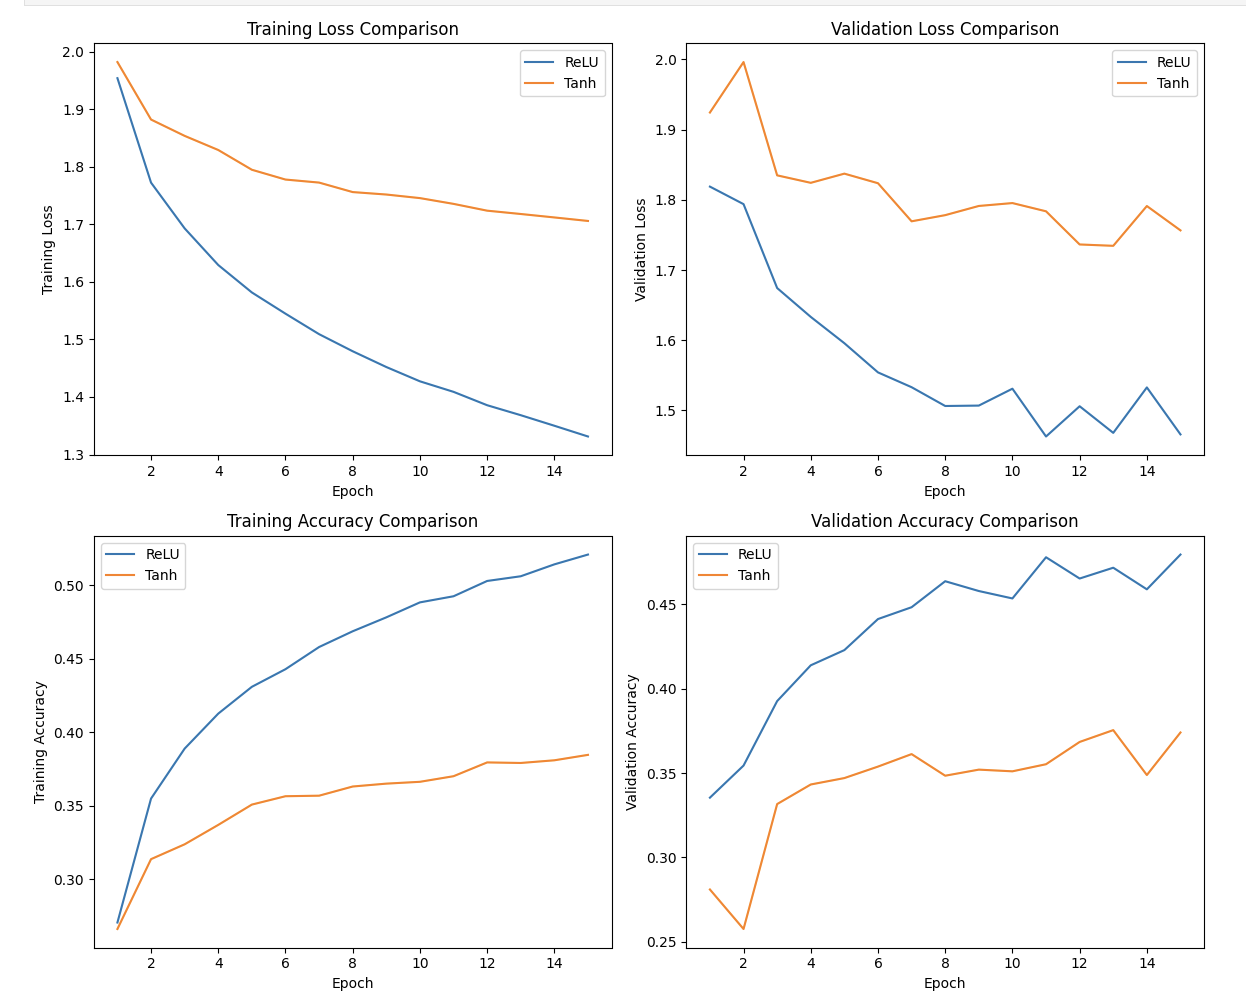

Write the Python code that produced this figure.
# TanH Network
import torch.nn as nn

# New network: same depth/width, but with Tanh activations
class DeepMLP_Tanh(nn.Module):
    def __init__(self, input_dim=3072, hidden_dim=128, output_dim=10):
        super().__init__()
        self.network = nn.Sequential(
            nn.Linear(input_dim, hidden_dim),
            nn.Tanh(),
            nn.Linear(hidden_dim, hidden_dim),
            nn.Tanh(),
            nn.Linear(hidden_dim, hidden_dim),
            nn.Tanh(),
            nn.Linear(hidden_dim, hidden_dim),
            nn.Tanh(),
            nn.Linear(hidden_dim, hidden_dim),
            nn.Tanh(),
            nn.Linear(hidden_dim, output_dim)
        )

    def forward(self, x):
        return self.network(x)
    
    
# Instantiate the model
tanh_deep_mlp = DeepMLP_Tanh()
print(tanh_deep_mlp)

# Instantiate and train Tanh-based model
tanh_train_losses, tanh_val_losses, tanh_train_accuracies, tanh_val_accuracies = train_deep_model(
    tanh_deep_mlp, train_loader, val_loader, epochs=15
)

#Tanh vs RelU comparison
import matplotlib.pyplot as plt

epochs = range(1, len(tanh_train_losses) + 1)

plt.figure(figsize=(12, 10))

# Train Loss
plt.subplot(2, 2, 1)
plt.plot(epochs, relu_train_losses, label="ReLU")  # from Section 3
plt.plot(epochs, tanh_train_losses, label="Tanh")
plt.xlabel("Epoch")
plt.ylabel("Training Loss")
plt.title("Training Loss Comparison")
plt.legend()

# Validation Loss
plt.subplot(2, 2, 2)
plt.plot(epochs, relu_val_losses, label="ReLU")  # from Section 3
plt.plot(epochs, tanh_val_losses, label="Tanh")
plt.xlabel("Epoch")
plt.ylabel("Validation Loss")
plt.title("Validation Loss Comparison")
plt.legend()

# Train Accuracy
plt.subplot(2, 2, 3)
plt.plot(epochs, relu_train_accuracies, label="ReLU")  # from Section 3
plt.plot(epochs, tanh_train_accuracies, label="Tanh")
plt.xlabel("Epoch")
plt.ylabel("Training Accuracy")
plt.title("Training Accuracy Comparison")
plt.legend()

# Validation Accuracy
plt.subplot(2, 2, 4)
plt.plot(epochs, relu_val_accuracies, label="ReLU")  # from Section 3
plt.plot(epochs, tanh_val_accuracies, label="Tanh")
plt.xlabel("Epoch")
plt.ylabel("Validation Accuracy")
plt.title("Validation Accuracy Comparison")
plt.legend()

plt.tight_layout()
plt.show()
